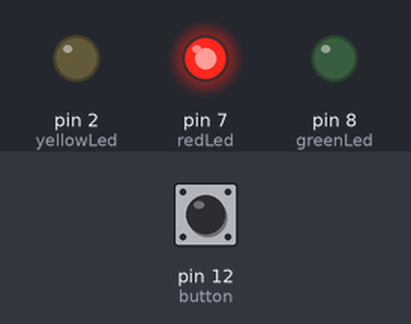
Bench run of a sketch on a simulated Arduino Uno, built with avr-gcc and run on an emulated ATmega328P. On the bench: output pins drawn as LEDs (lit = HIGH). The test bench sets the inputs (shaded band); at power-on: pin 12 (button) HIGH.

Above: at 1.5 s.
At 3.5 s:
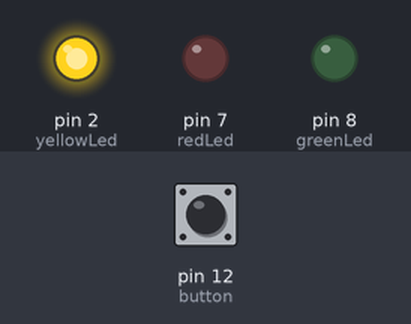
At 5.5 s:
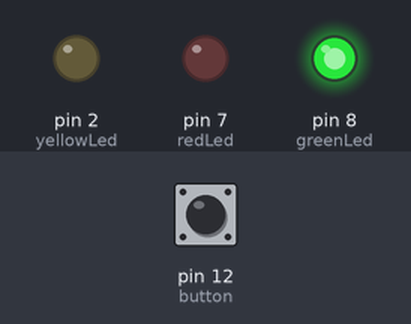
Timing chart, 0 to 10.4 s (numbered marks = the images above):
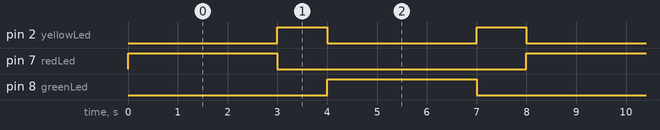

The sketch:

05_Button_Traffic_Lights.ino
```cpp
int redLed = 7;
int yellowLed = 2;
int greenLed = 8;
int button = 12;

unsigned long previousTime = 0;

int stage = 1;

void setup()
  {
    pinMode(redLed, OUTPUT);
    pinMode(yellowLed, OUTPUT);
    pinMode(greenLed, OUTPUT);
    pinMode(button, INPUT_PULLUP);
  }

void loop()
  {
    if (digitalRead(button) == LOW)
      {
        digitalWrite(redLed, HIGH);
        digitalWrite(yellowLed, LOW);
        digitalWrite(greenLed, LOW);

        stage = 1;
        previousTime = millis();
      }
    else
      {
        if (stage == 1)
          {
            digitalWrite(redLed, HIGH);
            digitalWrite(yellowLed, LOW);
            digitalWrite(greenLed, LOW);

            if (millis() - previousTime >= 3000)
              {
                stage = 2;
                previousTime = millis();
              }
          }
        else if (stage == 2)
          {
            digitalWrite(redLed, LOW);
            digitalWrite(yellowLed, HIGH);
            digitalWrite(greenLed, LOW);

            if (millis() - previousTime >= 1000)
              {
                stage = 3;
                previousTime = millis();
              }
          }
        else if (stage == 3)
          {
            digitalWrite(redLed, LOW);
            digitalWrite(yellowLed, LOW);
            digitalWrite(greenLed, HIGH);

            if (millis() - previousTime >= 3000)
              {
                stage = 4;
                previousTime = millis();
              }
          }
        else if (stage == 4)
          {
            digitalWrite(redLed, LOW);
            digitalWrite(yellowLed, HIGH);
            digitalWrite(greenLed, LOW);

            if (millis() - previousTime >= 1000)
              {
                stage = 1;
                previousTime = millis();
              }
          }
      }
  }
```

Measured:
- by itself, pin 2 (yellowLed): alternates HIGH for 1.0 s and LOW for 3.0 s
- by itself, pin 7 (redLed), pin 8 (greenLed): alternates HIGH for 3.0 s and LOW for 5.0 s
- by itself, everything shown: repeats every 8.0 s, in 4 steps
